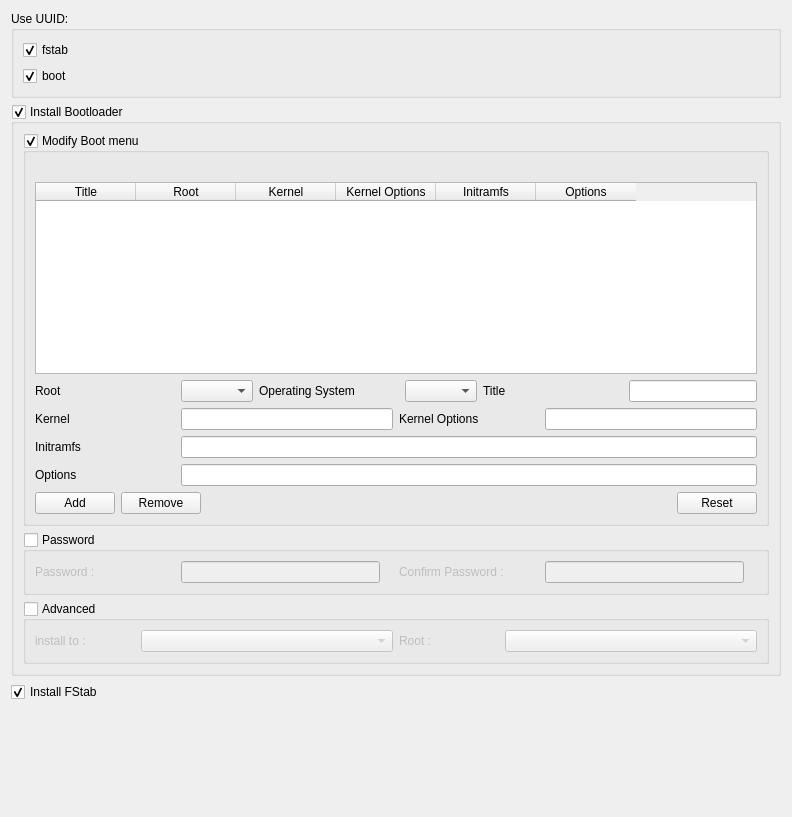
<?xml version="1.0" encoding="UTF-8"?>
<ui version="4.0">
 <class>bootloaderPage</class>
 <widget class="QWidget" name="bootloaderPage">
  <property name="geometry">
   <rect>
    <x>0</x>
    <y>0</y>
    <width>792</width>
    <height>817</height>
   </rect>
  </property>
  <property name="windowTitle">
   <string>Form</string>
  </property>
  <layout class="QVBoxLayout" name="verticalLayout_5">
   <property name="sizeConstraint">
    <enum>QLayout::SetMinimumSize</enum>
   </property>
   <item>
    <widget class="QGroupBox" name="groupBox_6">
     <property name="enabled">
      <bool>true</bool>
     </property>
     <property name="title">
      <string>Use UUID:</string>
     </property>
     <property name="flat">
      <bool>false</bool>
     </property>
     <property name="checkable">
      <bool>false</bool>
     </property>
     <layout class="QVBoxLayout" name="verticalLayout_7">
      <item>
       <layout class="QHBoxLayout" name="horizontalLayout_14">
        <item>
         <widget class="QCheckBox" name="UUIDFsTabCheckBox">
          <property name="text">
           <string>fstab</string>
          </property>
          <property name="checked">
           <bool>true</bool>
          </property>
         </widget>
        </item>
       </layout>
      </item>
      <item>
       <layout class="QHBoxLayout" name="horizontalLayout_15">
        <item>
         <widget class="QCheckBox" name="UUIDBootCheckBox">
          <property name="text">
           <string>boot</string>
          </property>
          <property name="checked">
           <bool>true</bool>
          </property>
         </widget>
        </item>
       </layout>
      </item>
     </layout>
    </widget>
   </item>
   <item>
    <widget class="QGroupBox" name="bootloaderGroupBox">
     <property name="title">
      <string>Install Bootloader</string>
     </property>
     <property name="flat">
      <bool>false</bool>
     </property>
     <property name="checkable">
      <bool>true</bool>
     </property>
     <layout class="QVBoxLayout" name="verticalLayout_3">
      <item>
       <widget class="QGroupBox" name="groupBox_5">
        <property name="sizePolicy">
         <sizepolicy hsizetype="MinimumExpanding" vsizetype="MinimumExpanding">
          <horstretch>0</horstretch>
          <verstretch>0</verstretch>
         </sizepolicy>
        </property>
        <property name="title">
         <string>Modify Boot menu</string>
        </property>
        <property name="flat">
         <bool>true</bool>
        </property>
        <property name="checkable">
         <bool>true</bool>
        </property>
        <property name="checked">
         <bool>true</bool>
        </property>
        <layout class="QVBoxLayout" name="verticalLayout_2">
         <item>
          <widget class="QLabel" name="passwordStatusLabel_2">
           <property name="text">
            <string/>
           </property>
          </widget>
         </item>
         <item>
          <widget class="QTableWidget" name="bootMenuTableWidget">
           <property name="sizePolicy">
            <sizepolicy hsizetype="MinimumExpanding" vsizetype="MinimumExpanding">
             <horstretch>0</horstretch>
             <verstretch>0</verstretch>
            </sizepolicy>
           </property>
           <property name="minimumSize">
            <size>
             <width>0</width>
             <height>19</height>
            </size>
           </property>
           <column>
            <property name="text">
             <string>Title</string>
            </property>
           </column>
           <column>
            <property name="text">
             <string>Root</string>
            </property>
           </column>
           <column>
            <property name="text">
             <string>Kernel</string>
            </property>
           </column>
           <column>
            <property name="text">
             <string>Kernel Options</string>
            </property>
           </column>
           <column>
            <property name="text">
             <string>Initramfs</string>
            </property>
           </column>
           <column>
            <property name="text">
             <string>Options</string>
            </property>
           </column>
          </widget>
         </item>
         <item>
          <layout class="QHBoxLayout" name="horizontalLayout_17">
           <item>
            <layout class="QHBoxLayout" name="horizontalLayout_11">
             <item>
              <widget class="QLabel" name="bootEntryRootLabel">
               <property name="sizePolicy">
                <sizepolicy hsizetype="Fixed" vsizetype="Preferred">
                 <horstretch>0</horstretch>
                 <verstretch>0</verstretch>
                </sizepolicy>
               </property>
               <property name="minimumSize">
                <size>
                 <width>140</width>
                 <height>0</height>
                </size>
               </property>
               <property name="text">
                <string>Root</string>
               </property>
              </widget>
             </item>
             <item>
              <widget class="QComboBox" name="bootEntryRootComboBox"/>
             </item>
            </layout>
           </item>
           <item>
            <layout class="QHBoxLayout" name="horizontalLayout_18">
             <item>
              <widget class="QLabel" name="OSTypeLabel">
               <property name="sizePolicy">
                <sizepolicy hsizetype="Fixed" vsizetype="Preferred">
                 <horstretch>0</horstretch>
                 <verstretch>0</verstretch>
                </sizepolicy>
               </property>
               <property name="minimumSize">
                <size>
                 <width>140</width>
                 <height>0</height>
                </size>
               </property>
               <property name="text">
                <string>Operating System</string>
               </property>
              </widget>
             </item>
             <item>
              <widget class="QComboBox" name="OSTypeComboBox"/>
             </item>
            </layout>
           </item>
           <item>
            <layout class="QHBoxLayout" name="horizontalLayout_8">
             <item>
              <widget class="QLabel" name="bootEntryTitleLabel">
               <property name="sizePolicy">
                <sizepolicy hsizetype="Minimum" vsizetype="Preferred">
                 <horstretch>0</horstretch>
                 <verstretch>0</verstretch>
                </sizepolicy>
               </property>
               <property name="minimumSize">
                <size>
                 <width>140</width>
                 <height>0</height>
                </size>
               </property>
               <property name="text">
                <string>Title</string>
               </property>
              </widget>
             </item>
             <item>
              <widget class="QLineEdit" name="bootEntryTitlelineEdit"/>
             </item>
            </layout>
           </item>
          </layout>
         </item>
         <item>
          <layout class="QHBoxLayout" name="horizontalLayout_13">
           <item>
            <layout class="QHBoxLayout" name="horizontalLayout_10">
             <item>
              <widget class="QLabel" name="bootEntryKernelLabel">
               <property name="sizePolicy">
                <sizepolicy hsizetype="Minimum" vsizetype="Preferred">
                 <horstretch>0</horstretch>
                 <verstretch>0</verstretch>
                </sizepolicy>
               </property>
               <property name="minimumSize">
                <size>
                 <width>140</width>
                 <height>0</height>
                </size>
               </property>
               <property name="text">
                <string>Kernel</string>
               </property>
              </widget>
             </item>
             <item>
              <widget class="QLineEdit" name="bootEntryKernellineEdit"/>
             </item>
            </layout>
           </item>
           <item>
            <layout class="QHBoxLayout" name="horizontalLayout_16">
             <item>
              <widget class="QLabel" name="bootEntryKernelOptionsLabel">
               <property name="sizePolicy">
                <sizepolicy hsizetype="Minimum" vsizetype="Preferred">
                 <horstretch>0</horstretch>
                 <verstretch>0</verstretch>
                </sizepolicy>
               </property>
               <property name="minimumSize">
                <size>
                 <width>140</width>
                 <height>0</height>
                </size>
               </property>
               <property name="text">
                <string>Kernel Options</string>
               </property>
              </widget>
             </item>
             <item>
              <widget class="QLineEdit" name="bootEntryKernelOptionslineEdit"/>
             </item>
            </layout>
           </item>
          </layout>
         </item>
         <item>
          <layout class="QHBoxLayout" name="horizontalLayout_12">
           <item>
            <widget class="QLabel" name="bootEntryInitramfsLabel">
             <property name="sizePolicy">
              <sizepolicy hsizetype="Minimum" vsizetype="Preferred">
               <horstretch>0</horstretch>
               <verstretch>0</verstretch>
              </sizepolicy>
             </property>
             <property name="minimumSize">
              <size>
               <width>140</width>
               <height>0</height>
              </size>
             </property>
             <property name="text">
              <string>Initramfs</string>
             </property>
            </widget>
           </item>
           <item>
            <widget class="QLineEdit" name="bootEntryInitramfsLineEdit"/>
           </item>
          </layout>
         </item>
         <item>
          <layout class="QHBoxLayout" name="horizontalLayout_9">
           <item>
            <widget class="QLabel" name="bootEntryOptionsLabel">
             <property name="sizePolicy">
              <sizepolicy hsizetype="Minimum" vsizetype="Preferred">
               <horstretch>0</horstretch>
               <verstretch>0</verstretch>
              </sizepolicy>
             </property>
             <property name="minimumSize">
              <size>
               <width>140</width>
               <height>0</height>
              </size>
             </property>
             <property name="text">
              <string>Options</string>
             </property>
            </widget>
           </item>
           <item>
            <widget class="QLineEdit" name="bootEntryOptionsLineEdit"/>
           </item>
          </layout>
         </item>
         <item>
          <layout class="QHBoxLayout" name="horizontalLayout_6">
           <item>
            <widget class="QPushButton" name="addBootEntryPushButton">
             <property name="text">
              <string>Add</string>
             </property>
            </widget>
           </item>
           <item>
            <widget class="QPushButton" name="removeBootEntryPushButton">
             <property name="text">
              <string>Remove</string>
             </property>
            </widget>
           </item>
           <item>
            <spacer name="horizontalSpacer">
             <property name="orientation">
              <enum>Qt::Horizontal</enum>
             </property>
             <property name="sizeHint" stdset="0">
              <size>
               <width>258</width>
               <height>21</height>
              </size>
             </property>
            </spacer>
           </item>
           <item>
            <widget class="QPushButton" name="resetBootMenuPushButton">
             <property name="text">
              <string>Reset</string>
             </property>
            </widget>
           </item>
          </layout>
         </item>
        </layout>
       </widget>
      </item>
      <item>
       <widget class="QGroupBox" name="groupBox_3">
        <property name="title">
         <string>Password</string>
        </property>
        <property name="flat">
         <bool>true</bool>
        </property>
        <property name="checkable">
         <bool>true</bool>
        </property>
        <property name="checked">
         <bool>false</bool>
        </property>
        <layout class="QVBoxLayout" name="verticalLayout_4">
         <item>
          <layout class="QHBoxLayout" name="horizontalLayout_5">
           <item>
            <layout class="QHBoxLayout" name="horizontalLayout_7">
             <item>
              <widget class="QLabel" name="label_4">
               <property name="sizePolicy">
                <sizepolicy hsizetype="Fixed" vsizetype="Fixed">
                 <horstretch>0</horstretch>
                 <verstretch>0</verstretch>
                </sizepolicy>
               </property>
               <property name="minimumSize">
                <size>
                 <width>140</width>
                 <height>0</height>
                </size>
               </property>
               <property name="maximumSize">
                <size>
                 <width>166</width>
                 <height>16777215</height>
                </size>
               </property>
               <property name="sizeIncrement">
                <size>
                 <width>100</width>
                 <height>0</height>
                </size>
               </property>
               <property name="text">
                <string>Password :</string>
               </property>
              </widget>
             </item>
             <item>
              <widget class="QLineEdit" name="bootPasswordLineEdit">
               <property name="echoMode">
                <enum>QLineEdit::Password</enum>
               </property>
              </widget>
             </item>
             <item>
              <widget class="QLabel" name="bootPasswordLabel">
               <property name="text">
                <string/>
               </property>
              </widget>
             </item>
            </layout>
           </item>
           <item>
            <layout class="QHBoxLayout" name="horizontalLayout">
             <item>
              <widget class="QLabel" name="label_7">
               <property name="sizePolicy">
                <sizepolicy hsizetype="Fixed" vsizetype="Fixed">
                 <horstretch>0</horstretch>
                 <verstretch>0</verstretch>
                </sizepolicy>
               </property>
               <property name="minimumSize">
                <size>
                 <width>140</width>
                 <height>0</height>
                </size>
               </property>
               <property name="maximumSize">
                <size>
                 <width>130</width>
                 <height>16777215</height>
                </size>
               </property>
               <property name="sizeIncrement">
                <size>
                 <width>100</width>
                 <height>0</height>
                </size>
               </property>
               <property name="text">
                <string>Confirm Password :</string>
               </property>
              </widget>
             </item>
             <item>
              <widget class="QLineEdit" name="bootConfirmPasswordLineEdit">
               <property name="echoMode">
                <enum>QLineEdit::Password</enum>
               </property>
              </widget>
             </item>
             <item>
              <widget class="QLabel" name="bootConfirmPasswordStatusLabel">
               <property name="text">
                <string/>
               </property>
              </widget>
             </item>
            </layout>
           </item>
          </layout>
         </item>
        </layout>
       </widget>
      </item>
      <item>
       <widget class="QGroupBox" name="groupBox_2">
        <property name="title">
         <string>Advanced</string>
        </property>
        <property name="flat">
         <bool>true</bool>
        </property>
        <property name="checkable">
         <bool>true</bool>
        </property>
        <property name="checked">
         <bool>false</bool>
        </property>
        <layout class="QVBoxLayout" name="verticalLayout">
         <item>
          <layout class="QHBoxLayout" name="horizontalLayout_4">
           <item>
            <layout class="QHBoxLayout" name="horizontalLayout_3">
             <item>
              <widget class="QLabel" name="label_3">
               <property name="sizePolicy">
                <sizepolicy hsizetype="Maximum" vsizetype="Fixed">
                 <horstretch>0</horstretch>
                 <verstretch>0</verstretch>
                </sizepolicy>
               </property>
               <property name="minimumSize">
                <size>
                 <width>0</width>
                 <height>0</height>
                </size>
               </property>
               <property name="maximumSize">
                <size>
                 <width>100</width>
                 <height>20</height>
                </size>
               </property>
               <property name="sizeIncrement">
                <size>
                 <width>0</width>
                 <height>0</height>
                </size>
               </property>
               <property name="baseSize">
                <size>
                 <width>18</width>
                 <height>0</height>
                </size>
               </property>
               <property name="text">
                <string>install to :</string>
               </property>
              </widget>
             </item>
             <item>
              <widget class="QComboBox" name="setupComboBox"/>
             </item>
            </layout>
           </item>
           <item>
            <layout class="QHBoxLayout" name="horizontalLayout_2">
             <item>
              <widget class="QLabel" name="label_2">
               <property name="sizePolicy">
                <sizepolicy hsizetype="Maximum" vsizetype="Fixed">
                 <horstretch>0</horstretch>
                 <verstretch>0</verstretch>
                </sizepolicy>
               </property>
               <property name="minimumSize">
                <size>
                 <width>0</width>
                 <height>0</height>
                </size>
               </property>
               <property name="maximumSize">
                <size>
                 <width>100</width>
                 <height>16777215</height>
                </size>
               </property>
               <property name="sizeIncrement">
                <size>
                 <width>100</width>
                 <height>0</height>
                </size>
               </property>
               <property name="text">
                <string>Root :</string>
               </property>
              </widget>
             </item>
             <item>
              <widget class="QComboBox" name="rootComboBox"/>
             </item>
            </layout>
           </item>
          </layout>
         </item>
        </layout>
       </widget>
      </item>
     </layout>
    </widget>
   </item>
   <item>
    <widget class="QCheckBox" name="fstabCheckBox">
     <property name="text">
      <string>Install FStab</string>
     </property>
     <property name="checked">
      <bool>true</bool>
     </property>
    </widget>
   </item>
   <item>
    <spacer name="verticalSpacer">
     <property name="orientation">
      <enum>Qt::Vertical</enum>
     </property>
     <property name="sizeHint" stdset="0">
      <size>
       <width>20</width>
       <height>29</height>
      </size>
     </property>
    </spacer>
   </item>
  </layout>
 </widget>
 <resources/>
 <connections/>
</ui>
